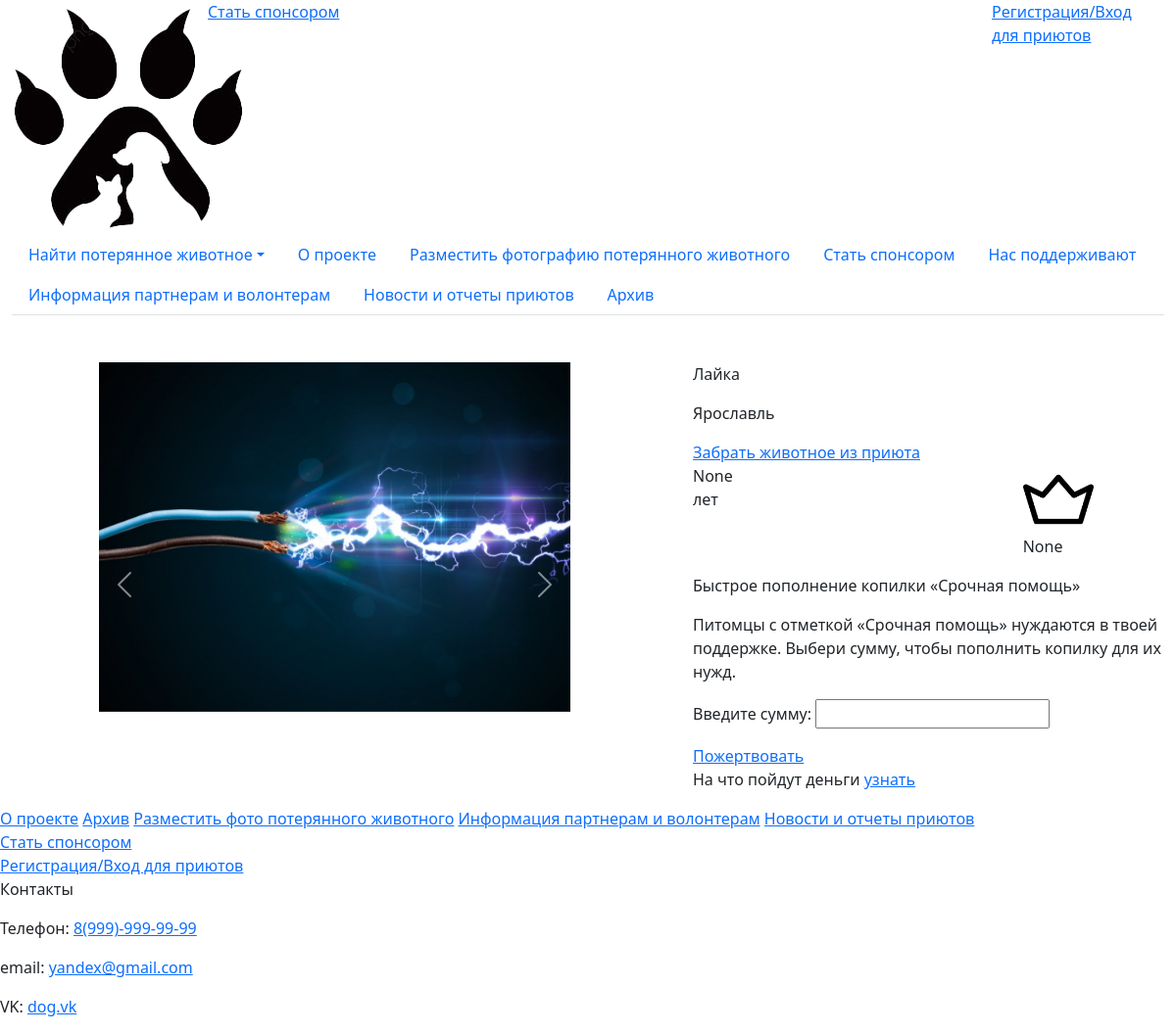
/help/33, run on the app's committed database.
### Main/models.py (models this page shows, shortened)
class Collection(models.Model): # Карточка с животным
    name = models.CharField(max_length=200)
    comment = models.TextField(blank=True, null=True)
    summ = models.FloatField(max_length=200)
    summ_now = models.FloatField(max_length=200, blank=True, null=True)
    summ_persent = models.CharField(max_length=200, blank=True, null=True)
    photo = models.ImageField(upload_to='static/img/cardsAnimal', blank=True, null=True)
    video = models.FileField(upload_to='static/video/cardsAnimal', blank=True, null=True)
    status = models.CharField(max_length=200, choices=(("В приюте", "В приюте"), ("Забрали", "Забрали"), ("Не опреденно", "Не опреденно"), ("Архив", "Архив")))
    breed = models.CharField(max_length=200, blank=True, null=True)
    gender = models.CharField(max_length=10, choices=(('Девочка', 'Девочка'), ('Мальчик', 'Мальчик')), blank=True, null=True)
    age = models.CharField(max_length=200, blank=True, null=True)
    city = models.CharField(max_length=200)
    choice_shelter = models.ForeignKey(AccountShelter, on_delete=models.CASCADE, blank=True, null=True)

### Main/views.py (the view)
# urls.py: path('help/<int:helpID>', views.helpPage),
def helpPage(request, helpID):
    animal = Collection.objects.get(id=helpID)
    return render(request, "helpPage.html", {"animal": animal})

### Main/forms.py
class LoginForm(forms.Form):
    login_email = forms.EmailField(label='Email', max_length=100)
    login_password = forms.CharField(label='Пароль', widget=forms.PasswordInput)

class RegistryForm(ModelForm):
      class Meta:
         model = AccountShelter
         fields = ['name', 'email', 'password', 'city', 'address', 'logo']
         labels = {
            'name': 'Название приюта',
            'email': 'Введите email',
            'password': 'Придумайте пароль',
            'city': 'Введите город',
            'address': 'Введите адрес',
            'logo': 'Загрузите лого',
         }
         widgets = {
            'password': forms.PasswordInput,
         }

### templates/helpPage.html (shortened to what this page needs)
{% extends 'base.html' %}
{% block content %}
<section class="row mt-5" style="margin-right: 0">
    <div id="carouselExampleControls" class="container carousel slide help_carousel col-5" data-bs-ride="carousel">
        <div class="carousel-inner">
        <div class="carousel-item active">
            <img src="/static/img/header.jpg"" class="d-block w-100" alt="...">
        </div>
        </div>
        <button class="carousel-control-prev" type="button" data-bs-target="#carouselExampleControls"  data-bs-slide="prev">
        <span class="carousel-control-prev-icon" aria-hidden="true"></span>
        </button>
        <button class="carousel-control-next" type="button" data-bs-target="#carouselExampleControls"  data-bs-slide="next">
        <span class="carousel-control-next-icon" aria-hidden="true"></span>
        </button>
    </div>
    <div class="col-5 all_help_description">
        <div class="main-info">
            <div>
                <p class="name">{{animal.name}}</p>
                <p class="city">{{animal.city}}</p>
            </div>
            <div class="pick_up_anival">
                <a href="#" class="site-button">Забрать животное из приюта</a>
            </div>
        </div>
        <div class="row help_description">
            <div class="col">
                <p class="mb-0">{{animal.age}}</p>
                <p>лет</p>
            </div>
            <div class="col">
            </div>
            <div class="col">
                <img class="w-50" src="/static/img/gender/breed.png">
                <p>{{ animal.breed }}</p>
            </div>
        </div>
        <div class="help_money">
            <p class="main">Быстрое пополнение копилки «Срочная помощь»</p>
            <p class="description">Питомцы с отметкой «Срочная помощь» нуждаются в твоей поддержке. Выбери сумму, чтобы пополнить копилку для их нужд.</p>
            <p>Введите сумму: <input class="input_money" type="text"></p>
            <a href="#" class="site-button">Пожертвовать</a>
            <p class="what_is_send_money">На что пойдут деньги <a href="#">узнать</a></p>
        </div>
    </div>
</section>
{% endblock %}

### data on the page
Collection: name "Лайка", city "Ярославль", age "None", breed "None"
